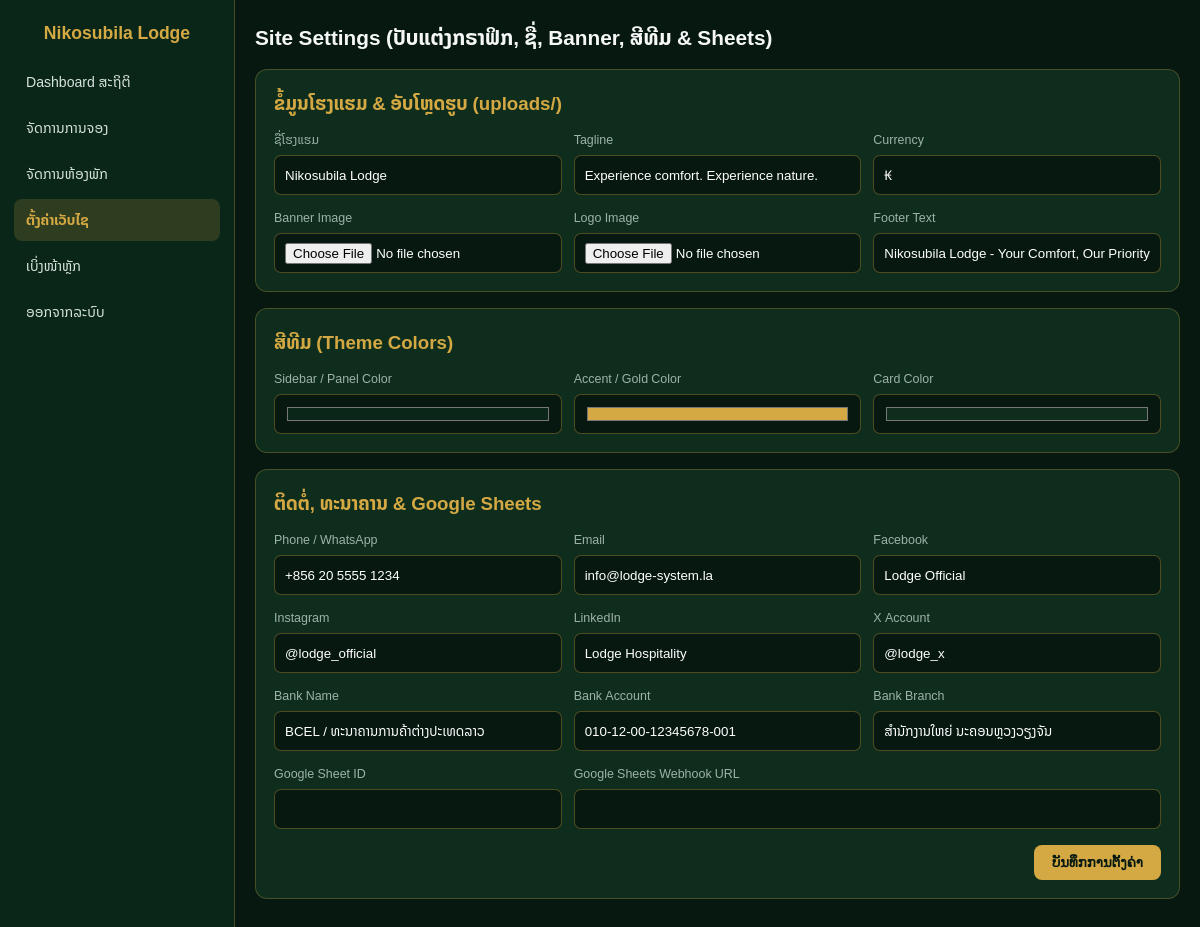
/admin/site_settings.php (signed in), run on the app's committed database.
### tables this page shows
CREATE TABLE IF NOT EXISTS site_settings (
    id INT PRIMARY KEY DEFAULT 1,
    hotel_name VARCHAR(200) NOT NULL DEFAULT 'Nikosubila Lodge',
    tagline VARCHAR(255) NOT NULL DEFAULT 'Experience comfort. Experience nature.',
    footer_note VARCHAR(255) NOT NULL DEFAULT 'Nikosubila Lodge - Your Comfort, Our Priority.',
    banner_image VARCHAR(255) NOT NULL DEFAULT '',
    logo_image VARCHAR(255) NOT NULL DEFAULT '',
    primary_color VARCHAR(20) NOT NULL DEFAULT '#0a2618',
    accent_color VARCHAR(20) NOT NULL DEFAULT '#d4a843',
    card_color VARCHAR(20) NOT NULL DEFAULT '#0e2d1d',
    currency VARCHAR(20) NOT NULL DEFAULT '₭',
    phone VARCHAR(60) NOT NULL DEFAULT '+856 20 5555 1234',
    email VARCHAR(150) NOT NULL DEFAULT 'info@lodge-system.la',
    facebook VARCHAR(150) NOT NULL DEFAULT 'Lodge Official',
    instagram VARCHAR(150) NOT NULL DEFAULT '@lodge_official',
    linkedin VARCHAR(150) NOT NULL DEFAULT 'Lodge Hospitality',
    x_handle VARCHAR(150) NOT NULL DEFAULT '@lodge_x',
    bank_name VARCHAR(120) NOT NULL DEFAULT 'BCEL / ທະນາຄານການຄ້າຕ່າງປະເທດລາວ',
    bank_account VARCHAR(120) NOT NULL DEFAULT '010-12-00-12345678-001',
    bank_branch VARCHAR(120) NOT NULL DEFAULT 'ສຳນັກງານໃຫຍ່ ນະຄອນຫຼວງວຽງຈັນ',
    google_sheet_id VARCHAR(255) NOT NULL DEFAULT '',
    google_sheet_webhook VARCHAR(255) NOT NULL DEFAULT '',
    updated_at TIMESTAMP DEFAULT CURRENT_TIMESTAMP ON UPDATE CURRENT_TIMESTAMP
);

### config/db.php (called while the page is built, shortened)
<?php
$host = 'localhost';
$user = 'root';
$pass = '';
$dbname = 'hotel_system';
try {
    $conn = new mysqli($host, $user, $pass, $dbname);
    $conn->set_charset('utf8mb4');
} catch (mysqli_sql_exception $e) {
    $conn = new mysqli($host, $user, $pass);
    $conn->set_charset('utf8mb4');
    $conn->query("CREATE DATABASE IF NOT EXISTS `{$dbname}` CHARACTER SET utf8mb4 COLLATE utf8mb4_unicode_ci");
    $conn->select_db($dbname);
}
$conn->query("CREATE TABLE IF NOT EXISTS users (
    id INT AUTO_INCREMENT PRIMARY KEY,
    username VARCHAR(100) NOT NULL UNIQUE,
    password_hash VARCHAR(255) NOT NULL,
    full_name VARCHAR(150) NOT NULL DEFAULT 'Administrator',
    role VARCHAR(50) NOT NULL DEFAULT 'admin',
    created_at TIMESTAMP DEFAULT CURRENT_TIMESTAMP
) ENGINE=InnoDB DEFAULT CHARSET=utf8mb4 COLLATE=utf8mb4_unicode_ci");
$conn->query("CREATE TABLE IF NOT EXISTS site_settings (
    id INT PRIMARY KEY DEFAULT 1,
    hotel_name VARCHAR(200) NOT NULL DEFAULT 'Nikosubila Lodge',
    tagline VARCHAR(255) NOT NULL DEFAULT 'Experience comfort. Experience nature.',
    footer_text VARCHAR(255) NOT NULL DEFAULT 'Nikosubila Lodge - Your Comfort, Our Priority.',
    banner_image VARCHAR(255) NOT NULL DEFAULT '',
    logo_image VARCHAR(255) NOT NULL DEFAULT '',
    primary_color VARCHAR(20) NOT NULL DEFAULT '#0a2618',
    accent_color VARCHAR(20) NOT NULL DEFAULT '#d4a843',
    card_color VARCHAR(20) NOT NULL DEFAULT '#0e2d1d',
    currency VARCHAR(20) NOT NULL DEFAULT '₭',
    phone VARCHAR(80) NOT NULL DEFAULT '+856 20 5555 1234',
    email VARCHAR(150) NOT NULL DEFAULT 'info@lodge-system.la',
    facebook VARCHAR(150) NOT NULL DEFAULT 'Lodge Official',
    instagram VARCHAR(150) NOT NULL DEFAULT '@lodge_official',
    linkedin VARCHAR(150) NOT NULL DEFAULT 'Lodge Hospitality',
    x_account VARCHAR(150) NOT NULL DEFAULT '@lodge_x',
    bank_name VARCHAR(150) NOT NULL DEFAULT 'BCEL / ທະນາຄານການຄ້າຕ່າງປະເທດລາວ',
    bank_account VARCHAR(150) NOT NULL DEFAULT '010-12-00-12345678-001',
    bank_branch VARCHAR(150) NOT NULL DEFAULT 'ສຳນັກງານໃຫຍ່ ນະຄອນຫຼວງວຽງຈັນ',
    google_sheet_id VARCHAR(255) NOT NULL DEFAULT '',
    google_sheet_webhook VARCHAR(255) NOT NULL DEFAULT '',
    updated_at TIMESTAMP DEFAULT CURRENT_TIMESTAMP ON UPDATE CURRENT_TIMESTAMP
) ENGINE=InnoDB DEFAULT CHARSET=utf8mb4 COLLATE=utf8mb4_unicode_ci");
$conn->query("CREATE TABLE IF NOT EXISTS rooms (
    id INT AUTO_INCREMENT PRIMARY KEY,
    room_name VARCHAR(150) NOT NULL,
    room_type VARCHAR(100) NOT NULL,
    price_per_night DECIMAL(12,2) NOT NULL DEFAULT 0,
    total_rooms INT NOT NULL DEFAULT 1,
    available_rooms INT NOT NULL DEFAULT 1,
    max_guests INT NOT NULL DEFAULT 2,
    status VARCHAR(50) NOT NULL DEFAULT 'Available',
    description TEXT
) ENGINE=InnoDB DEFAULT CHARSET=utf8mb4 COLLATE=utf8mb4_unicode_ci");
$conn->query("CREATE TABLE IF NOT EXISTS bookings (
    id INT AUTO_INCREMENT PRIMARY KEY,
    booking_code VARCHAR(40) NOT NULL UNIQUE,
    guest_name VARCHAR(150) NOT NULL,
    guest_phone VARCHAR(80) NOT NULL,
    guest_email VARCHAR(150) DEFAULT '',
    room_id INT NOT NULL,
    check_in DATE NOT NULL,
    check_out DATE NOT NULL,
    adults INT NOT NULL DEFAULT 2,
    children INT NOT NULL DEFAULT 0,
    payment_method VARCHAR(80) NOT NULL DEFAULT 'Bank Transfer',
    special_requests TEXT,
    total_amount DECIMAL(12,2) NOT NULL DEFAULT 0,
    status VARCHAR(40) NOT NULL DEFAULT 'Pending',
    created_at TIMESTAMP DEFAULT CURRENT_TIMESTAMP,
    FOREIGN KEY (room_id) REFERENCES rooms(id) ON DELETE CASCADE
) ENGINE=InnoDB DEFAULT CHARSET=utf8mb4 COLLATE=utf8mb4_unicode_ci");
$conn->query("INSERT IGNORE INTO site_settings (id) VALUES (1)");
$defaultSettings = [
    'hotel_name' => 'Nikosubila Lodge',
    'tagline' => 'Experience comfort. Experience nature.',
    'footer_text' => 'Nikosubila Lodge - Your Comfort, Our Priority.',
    'banner_image' => '',
    'logo_image' => '',
    'primary_color' => '#0a2618',
    'accent_color' => '#d4a843',
    'card_color' => '#0e2d1d',
    'currency' => '₭',
    'phone' => '+856 20 5555 1234',
    'email' => 'info@lodge-system.la',
    'facebook' => 'Lodge Official',
    'instagram' => '@lodge_official',
    'linkedin' => 'Lodge Hospitality',
    'x_account' => '@lodge_x',
    'bank_name' => 'BCEL / ທະນາຄານການຄ້າຕ່າງປະເທດລາວ',
    'bank_account' => '010-12-00-12345678-001',
    'bank_branch' => 'ສຳນັກງານໃຫຍ່ ນະຄອນຫຼວງວຽງຈັນ',
    'google_sheet_id' => '',
    'google_sheet_webhook' => ''
];
$sRes = $conn->query("SELECT * FROM site_settings WHERE id = 1 LIMIT 1");
if ($sRes && $sRow = $sRes->fetch_assoc()) {
    $settings = array_merge($defaultSettings, $sRow);
}
function e(?string $val): string {
    return htmlspecialchars($val ?? '', ENT_QUOTES, 'UTF-8');
}

### admin/site_settings.php (the view, shortened to what this page needs)
<?php
require_once __DIR__ . '/../config/db.php';
?>
<!DOCTYPE html>
<html lang="lo">
<head>
</head>
<body>
<div class="layout">
    <aside class="sidebar">
        <h2><?= e($settings['hotel_name']) ?></h2>
        <a href="index.php">Dashboard ສະຖິຕິ</a>
        <a href="bookings_manage.php">ຈັດການການຈອງ</a>
        <a href="rooms_manage.php">ຈັດການຫ້ອງພັກ</a>
        <a href="site_settings.php" class="active">ຕັ້ງຄ່າເວັບໄຊ</a>
        <a href="../index.php">ເບິ່ງໜ້າຫຼັກ</a>
        <a href="logout.php">ອອກຈາກລະບົບ</a>
    </aside>
    <main class="main">
        <h1 style="font-size:1.3rem;margin-bottom:14px;">Site Settings (ປັບແຕ່ງກຣາຟິກ, ຊື່, Banner, ສີທີມ &amp; Sheets)</h1>
        <form method="POST" enctype="multipart/form-data">
            <div class="card">
                <h3 style="margin-bottom:10px;color:var(--accent);">ຂໍ້ມູນໂຮງແຮມ &amp; ອັບໂຫຼດຮູບ (uploads/)</h3>
                <div class="grid3">
                    <div><label>ຊື່ໂຮງແຮມ</label><input type="text" name="hotel_name" value="<?= e($settings['hotel_name']) ?>" required></div>
                    <div><label>Tagline</label><input type="text" name="tagline" value="<?= e($settings['tagline']) ?>"></div>
                    <div><label>Currency</label><input type="text" name="currency" value="<?= e($settings['currency']) ?>"></div>
                    <div><label>Banner Image</label><input type="file" name="banner_file" accept="image/*"></div>
                    <div><label>Logo Image</label><input type="file" name="logo_file" accept="image/*"></div>
                    <div><label>Footer Text</label><input type="text" name="footer_text" value="<?= e($settings['footer_text']) ?>"></div>
                </div>
            </div>
            <div class="card">
                <h3 style="margin-bottom:10px;color:var(--accent);">ສີທີມ (Theme Colors)</h3>
                <div class="grid3">
                    <div><label>Sidebar / Panel Color</label><input type="color" name="primary_color" value="<?= e($settings['primary_color']) ?>" style="height:40px;"></div>
                    <div><label>Accent / Gold Color</label><input type="color" name="accent_color" value="<?= e($settings['accent_color']) ?>" style="height:40px;"></div>
                    <div><label>Card Color</label><input type="color" name="card_color" value="<?= e($settings['card_color']) ?>" style="height:40px;"></div>
                </div>
            </div>
            <div class="card">
                <h3 style="margin-bottom:10px;color:var(--accent);">ຕິດຕໍ່, ທະນາຄານ &amp; Google Sheets</h3>
                <div class="grid3">
                    <div><label>Phone / WhatsApp</label><input type="text" name="phone" value="<?= e($settings['phone']) ?>"></div>
                    <div><label>Email</label><input type="text" name="email" value="<?= e($settings['email']) ?>"></div>
                    <div><label>Facebook</label><input type="text" name="facebook" value="<?= e($settings['facebook']) ?>"></div>
                    <div><label>Instagram</label><input type="text" name="instagram" value="<?= e($settings['instagram']) ?>"></div>
                    <div><label>LinkedIn</label><input type="text" name="linkedin" value="<?= e($settings['linkedin']) ?>"></div>
                    <div><label>X Account</label><input type="text" name="x_account" value="<?= e($settings['x_account']) ?>"></div>
                    <div><label>Bank Name</label><input type="text" name="bank_name" value="<?= e($settings['bank_name']) ?>"></div>
                    <div><label>Bank Account</label><input type="text" name="bank_account" value="<?= e($settings['bank_account']) ?>"></div>
                    <div><label>Bank Branch</label><input type="text" name="bank_branch" value="<?= e($settings['bank_branch']) ?>"></div>
                    <div><label>Google Sheet ID</label><input type="text" name="google_sheet_id" value="<?= e($settings['google_sheet_id']) ?>"></div>
                    <div style="grid-column:span 2;"><label>Google Sheets Webhook URL</label><input type="text" name="google_sheet_webhook" value="<?= e($settings['google_sheet_webhook']) ?>"></div>
                </div>
                <div style="margin-top:16px;text-align:right;">
                    <button type="submit" class="btn-gold">ບັນທຶກການຕັ້ງຄ່າ</button>
                </div>
            </div>
        </form>
    </main>
</div>
</body>
</html>

### data on the page
site_settings: hotel_name "Nikosubila Lodge", tagline "Experience comfort. Experience nature.", currency "₭", footer_text "Nikosubila Lodge - Your Comfort, Our Priority.", primary_color "#0a2618", accent_color "#d4a843", card_color "#0e2d1d", phone "+856 20 5555 1234", email "info@lodge-system.la", facebook "Lodge Official", instagram "@lodge_official", linkedin "Lodge Hospitality", x_account "@lodge_x", bank_name "BCEL / ທະນາຄານການຄ້າຕ່າງປະເທດລາວ", bank_account "010-12-00-12345678-001", bank_branch "ສຳນັກງານໃຫຍ່ ນະຄອນຫຼວງວຽງຈັນ"
